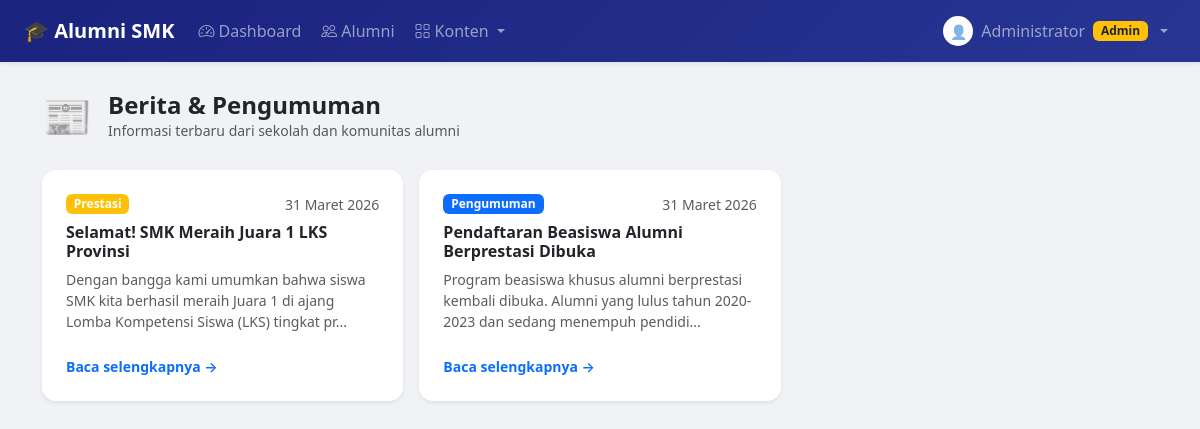
Page /alumni/berita.php (signed in) on the committed database.
### tables this page shows
CREATE TABLE berita (
    id_berita   INT AUTO_INCREMENT PRIMARY KEY,
    judul       VARCHAR(200) NOT NULL,
    isi         TEXT NOT NULL,
    kategori    ENUM('Pengumuman','Berita','Prestasi','Lainnya') DEFAULT 'Berita',
    tanggal     DATE NOT NULL,
    id_alumni   INT,
    created_at  TIMESTAMP DEFAULT CURRENT_TIMESTAMP,
    FOREIGN KEY (id_alumni) REFERENCES alumni(id_alumni) ON DELETE SET NULL
);

### includes/fungsi.php (called while the page is built, shortened)
<?php
function tglIndo($tgl) {
    $bulan = ['','Januari','Februari','Maret','April','Mei','Juni',
              'Juli','Agustus','September','Oktober','November','Desember'];
    $d = explode('-', date('Y-m-d', strtotime($tgl)));
    return $d[2] . ' ' . $bulan[(int)$d[1]] . ' ' . $d[0];
}
?>

### alumni/berita.php (the view, shortened to what this page needs)
<?php
require_once '../includes/koneksi.php';
require_once '../includes/fungsi.php';
$berita_list = $koneksi->query("SELECT * FROM berita ORDER BY tanggal DESC");
$warna = ['Pengumuman'=>'primary','Berita'=>'success','Prestasi'=>'warning','Lainnya'=>'secondary'];
?>
<!DOCTYPE html>
<html lang="id">
<head>
    <link href="https://cdn.jsdelivr.net/npm/bootstrap@5.3.0/dist/css/bootstrap.min.css" rel="stylesheet">
    <link href="https://cdn.jsdelivr.net/npm/bootstrap-icons@1.10.5/font/bootstrap-icons.css" rel="stylesheet">
</head>
<body>
<?php require_once '../includes/navbar.php'; ?>
<div class="container mt-4 pb-5">
    <div class="d-flex align-items-center gap-3 mb-4">
        <div style="font-size:40px">📰</div>
        <div>
            <h4 class="fw-bold mb-0">Berita & Pengumuman</h4>
            <p class="text-muted mb-0 small">Informasi terbaru dari sekolah dan komunitas alumni</p>
        </div>
    </div>
    <?php if ($berita_list->num_rows > 0): ?>
    <div class="row g-3">
        <?php while ($b = $berita_list->fetch_assoc()): ?>
        <div class="col-md-6 col-lg-4">
            <div class="card berita-card shadow-sm h-100"
                data-bs-toggle="modal" data-bs-target="#modalBerita"
                data-judul="<?= htmlspecialchars($b['judul']) ?>"
                data-isi="<?= htmlspecialchars($b['isi']) ?>"
                data-kategori="<?= htmlspecialchars($b['kategori']) ?>"
                data-tanggal="<?= tglIndo($b['tanggal']) ?>">
                <div class="card-body p-4 d-flex flex-column">
                    <div class="d-flex justify-content-between align-items-start mb-2">
                        <span class="badge bg-<?= $warna[$b['kategori']] ?>"><?= $b['kategori'] ?></span>
                        <small class="text-muted"><?= tglIndo($b['tanggal']) ?></small>
                    </div>
                    <h6 class="fw-bold mb-2"><?= htmlspecialchars($b['judul']) ?></h6>
                    <p class="text-muted small flex-grow-1">
                        <?= htmlspecialchars(substr($b['isi'], 0, 120)) ?>...
                    </p>
                    <div class="text-primary small fw-semibold mt-2">Baca selengkapnya →</div>
                </div>
            </div>
        </div>
        <?php endwhile; ?>
    </div>
    <?php endif; ?>
</div>
</body>
</html>

### alumni/berita.php (style rules this page uses)
body { background: #f0f2f5; }
.berita-card { border: none; border-radius: 14px; transition: transform .2s; cursor: pointer; }

### rows in the picture
berita: kategori "Prestasi", tanggal "31 Maret 2026", judul "Selamat! SMK Meraih Juara 1 LKS Provinsi", isi "Dengan bangga kami umumkan bahwa siswa SMK kita berhasil meraih Juara 1 di ajang Lomba Kompetensi Siswa (LKS) tingkat pr"
berita: kategori "Pengumuman", tanggal "31 Maret 2026", judul "Pendaftaran Beasiswa Alumni Berprestasi Dibuka", isi "Program beasiswa khusus alumni berprestasi kembali dibuka. Alumni yang lulus tahun 2020-2023 dan sedang menempuh pendidi"

### other values in the picture
$_SESSION['nama'] "Administrator"
